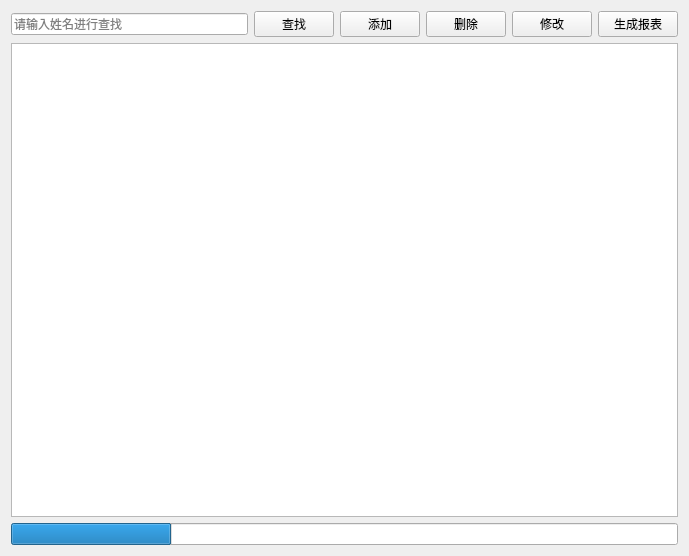
<?xml version="1.0" encoding="UTF-8"?>
<ui version="4.0">
 <class>PatientView</class>
 <widget class="QWidget" name="PatientView">
  <property name="geometry">
   <rect>
    <x>0</x>
    <y>0</y>
    <width>689</width>
    <height>556</height>
   </rect>
  </property>
  <property name="windowTitle">
   <string>患者管理</string>
  </property>
  <layout class="QVBoxLayout" name="verticalLayout">
   <item>
    <layout class="QHBoxLayout" name="horizontalLayout">
     <item>
      <widget class="QLineEdit" name="txtSearch">
       <property name="placeholderText">
        <string>请输入姓名进行查找</string>
       </property>
      </widget>
     </item>
     <item>
      <widget class="QPushButton" name="btSearch">
       <property name="text">
        <string>查找</string>
       </property>
      </widget>
     </item>
     <item>
      <widget class="QPushButton" name="btAdd">
       <property name="text">
        <string>添加</string>
       </property>
      </widget>
     </item>
     <item>
      <widget class="QPushButton" name="btDelete">
       <property name="text">
        <string>删除</string>
       </property>
      </widget>
     </item>
     <item>
      <widget class="QPushButton" name="btEdit">
       <property name="text">
        <string>修改</string>
       </property>
      </widget>
     </item>
     <item>
      <widget class="QPushButton" name="btReport">
       <property name="text">
        <string>生成报表</string>
       </property>
      </widget>
     </item>
    </layout>
   </item>
   <item>
    <widget class="QTableView" name="tableView"/>
   </item>
   <item>
    <widget class="QProgressBar" name="progressBar">
     <property name="value">
      <number>24</number>
     </property>
     <property name="textVisible">
      <bool>false</bool>
     </property>
    </widget>
   </item>
  </layout>
 </widget>
 <resources/>
 <connections/>
</ui>
